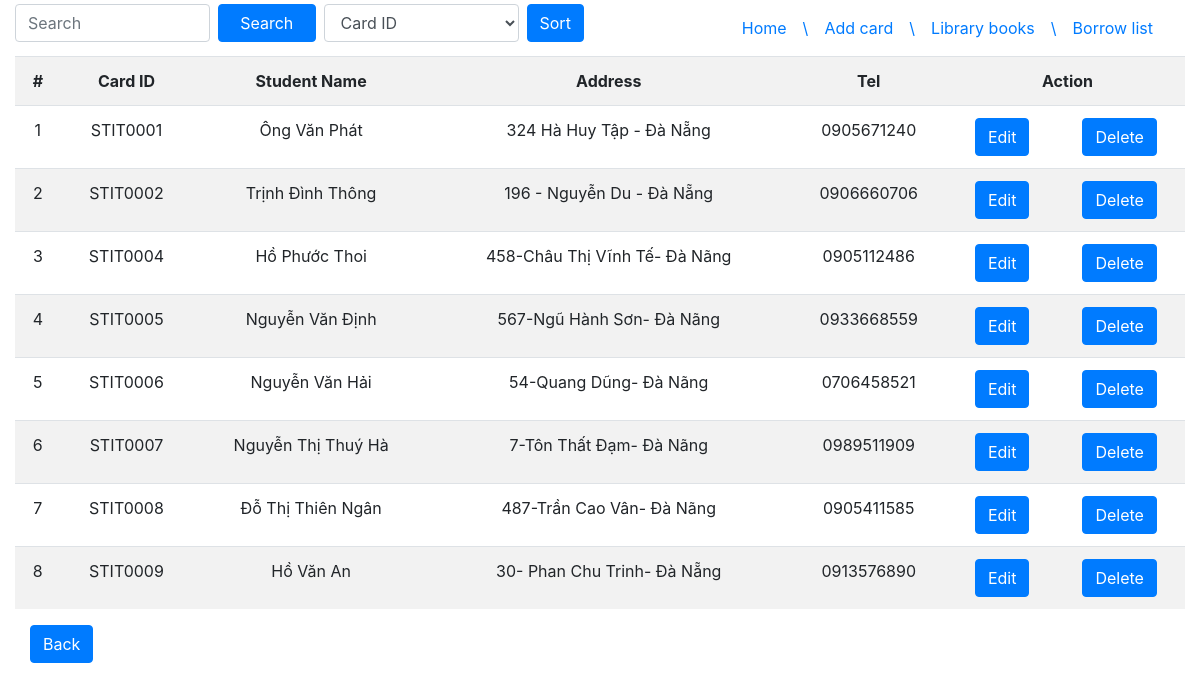
The app's page /index.php?action=card_list (signed in) with its own data.
### tables this page shows
CREATE TABLE `students` (
  `cardID` char(8) NOT NULL,
  `name` varchar(30) NOT NULL,
  `address` varchar(50) DEFAULT NULL,
  `tel` varchar(11) DEFAULT NULL
);

### index.php (called while the page is built, shortened)
<?php
require_once 'controller/ControllerStudent.php';
$controllerStudent = new ControllerStudent();
$controllerStudent->invoke();

### model/student.php (called while the page is built, shortened)
<?php
function getStudents()
{
    $connection = Database::getConnectDB();
    $query = "SELECT * FROM students";
    try {
        $statement = $connection->prepare($query);
        $statement->execute();
        $result = $statement->fetchAll();
        return $result;
    } catch (PDOException $e) {
        date_default_timezone_set("Asia/Bangkok");
        $date = date("d:m:y h:i:s");
        file_put_contents('getStudentLog.txt', $date.$e->getMessage()."\n\n",8);
        return false;
    }
}

### view/receipt/list_card.php (the view, shortened to what this page needs)
<!doctype html>
<html lang="en">
<head>
    <link rel="stylesheet" href="view/bootstrap4/css/bootstrap.min.css">
</head>
<body class="container-fluid">
<div>
    <form action="" method="post" accept-charset="utf-8" class="">
        <input type="text" class="float-left col-2 mt-1 form-control" name="search"
               value="<?php echo !empty($dataForm['valueSearch']) ? $dataForm['valueSearch'] : null; ?>" placeholder="Search">
        <button type="submit" class="col-1 btn btn-primary mx-2 mt-1 float-left" name="action" value="search_student">Search</button>
        <select name="sort" id="" class=" form-control col-2 mt-1 float-left">
            <option value="cardID" <?php echo !empty($sort)&&$sort=='cardID'?'selected':''?>>Card ID</option>
        </select>
        <button type="submit" class="btn btn-primary mx-2 mt-1 float-left" name="action" value="sort_student_list">Sort</button>
        <nav>
            <ul class="navbar nav navbar-expand-sm float-right">
                <li class="nav-item"><a class="nav-link" href="index.php">Home</a></li>
                <a style="text-decoration: none" href="">\</a>
                <li class="nav-item"><a class="nav-link" href="index.php?action=create_card_form">Add card</a></li>
                <a style="text-decoration: none" href="">\</a>
                <li class="nav-item"><a class="nav-link" href="index.php?action=list_book">Library books</a></li>
                <a style="text-decoration: none" href="">\</a>
                <li class="nav-item"><a class="nav-link" href="index.php?action=borrow_list">Borrow list</a></li>
            </ul>
        </nav>
    </form>
</div>
<div class="">
    <table class="table table-striped text-center">
        <tr>
            <th>#</th>
            <th>Card ID</th>
            <th>Student Name</th>
            <th>Address</th>
            <th>Tel</th>
            <th colspan="2">Action</th>
        </tr>
        <?php $count = 1;
        foreach ($studentList as $value):?>
            <tr>
                <td><?php echo $count++; ?></td>
                <td><?php echo $value['cardID']; ?></td>
                <td><?php echo $value['name']; ?></td>
                <td><?php echo $value['address']; ?></td>
                <td><?php echo $value['tel']; ?></td>
                <form action="" method="post">
                    <td>
                        <button type="submit" class="btn btn-primary" name="action" value="edit_card_student">Edit</button>
                    </td>
                    <td>
                        <button type="submit" class="btn btn-primary" name="action" value="delete_card_student">Delete</button>
                    </td>
                </form>
            </tr>
        <?php endforeach; ?>
    </table>
</div>
<div class="container-fluid">
    <button type="button" onclick="window.location.href='<?php echo empty($dataForm['valueSearch']) ? 'index.php?action=borrow_list' : 'index.php?action=card_list'; ?>'"
            class="btn btn-primary" >Back
    </button>
</div>
</body>
</html>

### records on screen
students: cardID "STIT0001", name "Ông Văn Phát", address "324 Hà Huy Tập - Đà Nẵng", tel "0905671240"
students: cardID "STIT0002", name "Trịnh Đình Thông", address "196 - Nguyễn Du - Đà Nẵng", tel "0906660706"
students: cardID "STIT0004", name "Hồ Phước Thoi", address "458-Châu Thị Vĩnh Tế- Đà Nãng", tel "0905112486"
students: cardID "STIT0005", name "Nguyễn Văn Định", address "567-Ngũ Hành Sơn- Đà Nãng", tel "0933668559"
students: cardID "STIT0006", name "Nguyễn Văn Hải", address "54-Quang Dũng- Đà Nãng", tel "0706458521"
students: cardID "STIT0007", name "Nguyễn Thị Thuý Hà", address "7-Tôn Thất Đạm- Đà Nãng", tel "0989511909"
students: cardID "STIT0008", name "Đỗ Thị Thiên Ngân", address "487-Trần Cao Vân- Đà Nãng", tel "0905411585"
students: cardID "STIT0009", name "Hồ Văn An", address "30- Phan Chu Trinh- Đà Nẵng", tel "0913576890"
